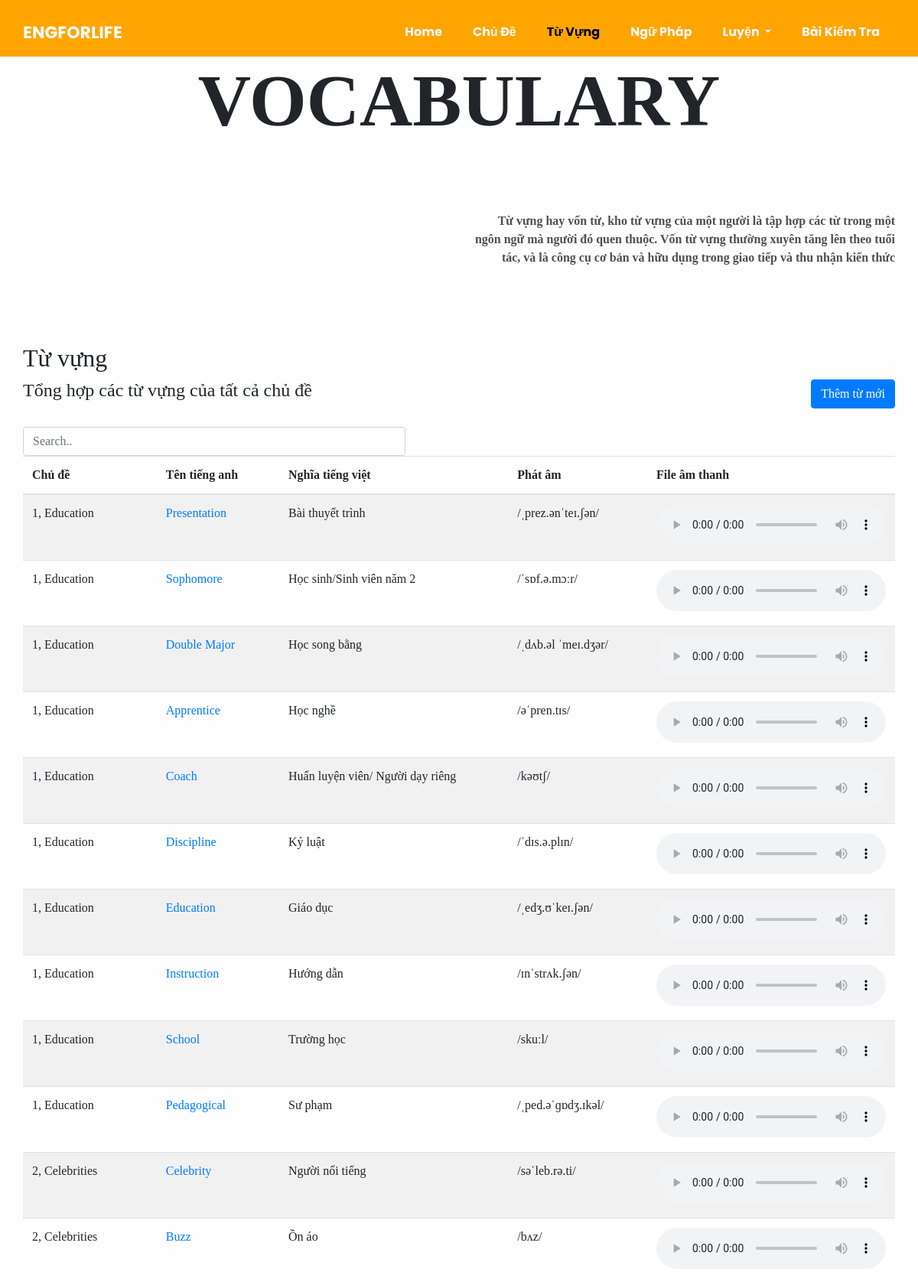
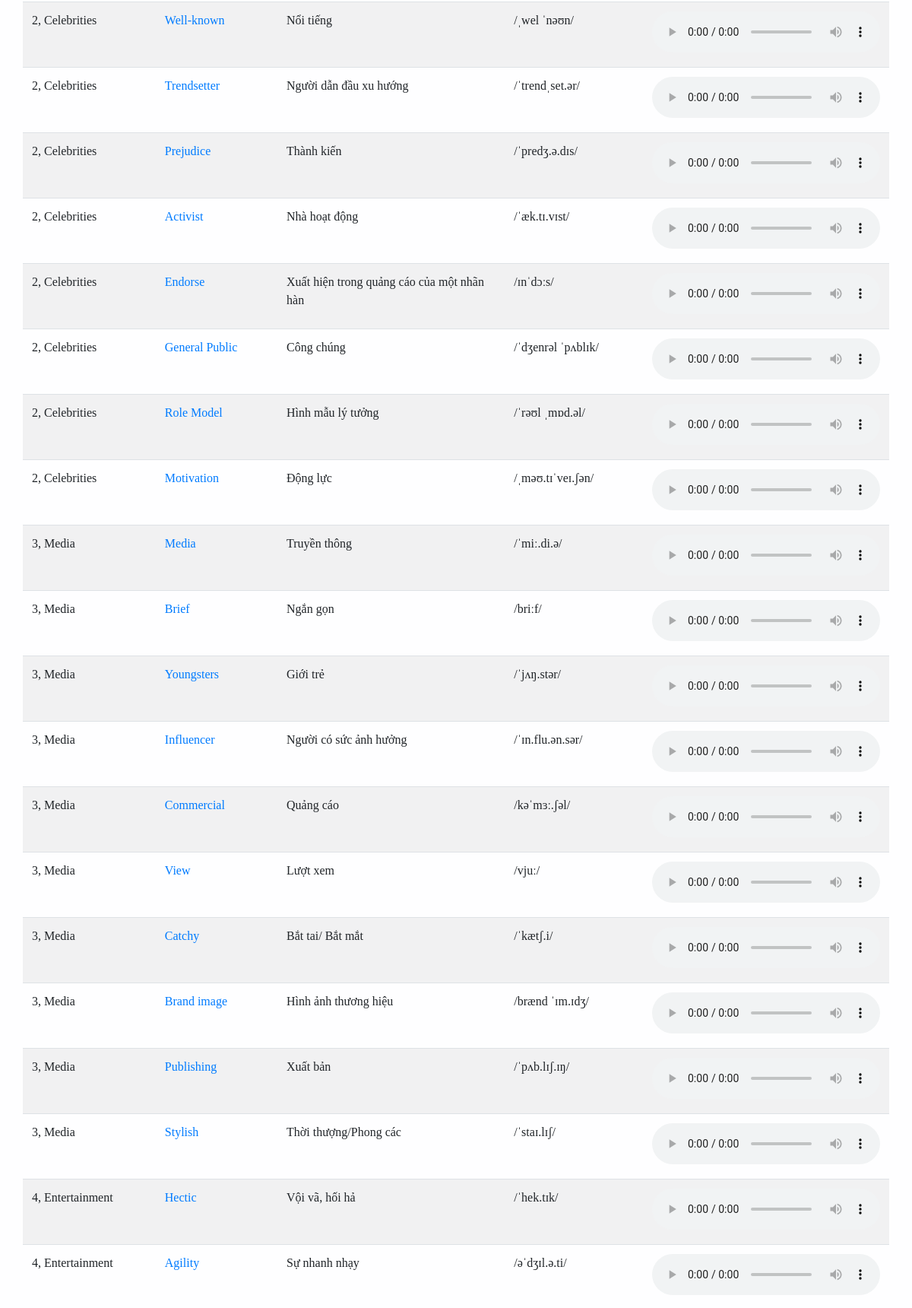
Page /tuvung/ (upper part) on the committed database (2 pictures, top to bottom).
### topic/models.py (models this page shows, shortened)
class NewWords(models.Model):
    Topic = models.ForeignKey(Topic, on_delete=models.CASCADE)
    Sound = models.CharField(max_length=255, blank=True, null=True)
    TenTA = models.CharField(max_length=255, blank=True, null=True)
    NghiaTV = models.CharField(max_length=255, blank=True, null=True)
    PoS = models.ForeignKey(PartOfSpeechs, on_delete=models.CASCADE)
    VdTA = models.CharField(max_length=255, blank=True, null=True)
    VdTV = models.CharField(max_length=255, default=0)
    PhatAm = models.CharField(max_length=255, blank=True, null=True)

class Topic(models.Model):
    Chude= models.CharField(max_length=255, blank=True, null=True)
    Mota = models.CharField(max_length=255, blank=True, null=True)
    def __str__(self):
        return f"{self.id}, {self.Chude}"

### homepage/views.py (the view)
# urls.py: path('tuvung/', views.TuVung.as_view(), name='tuvung'),
class TuVung(View):
    def get(self, request):
        word = NewWords.objects.filter()
        return render(request, 'tuvung.html', {'newword': word})

### templates/tuvung.html (shortened to what this page needs)
{% load static %}
<!DOCTYPE html>
<html>
<head>
  <link rel="stylesheet" type="text/css" href="{% static 'homepage/css/bootstrap.css' %}" />
  <link rel="stylesheet" href="https://maxcdn.bootstrapcdn.com/font-awesome/4.3.0/css/font-awesome.min.css">
  <link href="{% static 'homepage/css/style.css' %}" rel="stylesheet" />
  <link href="{% static 'homepage/css/responsive.css' %}" rel="stylesheet" />
</head>
<body>
  <div class="">
    <header class="header_section" style="background-color: orange;">
      <div class="container">
        <nav class="navbar navbar-expand-lg custom_nav-container ">
          <a class="navbar-brand" href="index.html">
            <span>
              ENGFORLIFE
            </span>
          </a>
          <div class="collapse navbar-collapse" id="navbarSupportedContent">
            <div class="d-flex ml-auto flex-column flex-lg-row align-items-center">
              <ul class="navbar-nav  ">
                <li class="nav-item active">
                  <a class="nav-link" href="http://127.0.0.1:8000/" style="font-weight: bold;"> Home <span class="sr-only">(current)</span></a>
                </li>
                <li class="nav-item ">
                  <a class="nav-link" href="http://127.0.0.1:8000/chude/" style="font-weight: bold;"> Chủ Đề </a>
                </li>
                <li class="nav-item">
                  <a class="nav-link" href="http://127.0.0.1:8000/tuvung/" style="font-weight: bold; color: black;">Từ Vựng</a>
                </li>
                <li class="nav-item">
                  <a class="nav-link" href="http://127.0.0.1:8000/nguphap/" style="font-weight: bold;">Ngữ Pháp</a>
                </li>
                <li class="nav-item dropdown">
                  <a class="nav-link dropdown-toggle" href="#" id="navbardrop" data-toggle="dropdown" style="font-weight: bold;">
                    Luyện
                  </a>
                </li>
                <li class="nav-item">
                  <a class="nav-link" href="#" style="font-weight: bold;"> Bài Kiểm Tra </a>
                </li>
              </ul>
            </div>
        </nav>
      </div>
    </header>
       <h1 class="display-1" style="text-align: center;font-weight: bold; ">VOCABULARY </h1>
<div class="common_style">
<section class="about_section">
      <div class="container">
        <div class="row">
          <div class="col-md-6">
            <div class="about_img-container">
            </div>
          </div>
          <div class="col-md-6">
            <div class="about_detail-box">
              <p>
                Từ vựng hay vốn từ, kho từ vựng của một người là tập hợp các từ trong một ngôn ngữ mà người đó quen thuộc.
                  Vốn từ vựng thường xuyên tăng lên theo tuổi tác,
                  và là công cụ cơ bản và hữu dụng trong giao tiếp và thu nhận kiến thức
              </p>
            </div>
          </div>
        </div>
      </div>
    </section>
</div>
<div class="container">
  <h2>Từ vựng</h2>
        <div style="display: flex;justify-content: space-between">
          <h4>Tổng hợp các từ vựng của tất cả chủ đề</h4>
          <a href="http://127.0.0.1:8000/addnewword/" class="btn btn-primary">Thêm từ mới</a>
        </div>
        <br/>
  <input class="form-control" id="myInput" type="text" placeholder="Search.." style="width: 500px">
  <table class="table table-striped">
    <thead>
      <tr>
          <th>Chủ đề</th>
        <th>Tên tiếng anh</th>
        <th>Nghĩa tiếng việt</th>
        <th>Phát âm</th>
          <th>File âm thanh</th>
      </tr>
    </thead>
    <tbody id="myTable">
    {% for item in newword %}
      <tr>
          <td>{{item.Topic}}</td>
    <td>
      <a href="http://127.0.0.1:8000/chude/education/{{item.id}}"> {{item.TenTA}}  </a>
    </td>
    <td>{{item.NghiaTV}}</td>
    <td>{{item.PhatAm}}</td>
    <td>
      <audio controls>
        <source src="{{item.Sound}}">
      </audio>
    </td>
  </tr>
  {% endfor %}
    </tbody>
  </table>
    </div>
  </div>
</html>

### static/homepage/css/style.css (style rules this page uses)
body { font-family: "Times New Roman", Times, serif; background-color: #fefeff; }
.header_section { padding-top: 10px; font-family: 'Poppins', sans-serif; }
nav.navbar.navbar-expand-lg { padding: 10px 0; }
.custom_nav-container.navbar-expand-lg .navbar-nav .nav-link { padding: 10px 20px; color: #f7f6f7; text-align: center; }
a, a:hover, a:focus { text-decoration: none; }
.btn, .btn:focus { outline: none !important; box-shadow: none; }
.navbar-brand { display: flex; align-items: center; }
.navbar-brand span { font-size: 22px; font-weight: 700; color: #fefefe; }
.custom_nav-container { z-index: 99999; padding: 15px 0; }
.common_style>section { padding: 50px 0; }
.common_style .row { align-items: center; }
.common_style p { font-weight: 600; color: #4e4f50; margin: 30px 0 50px 0; }
.about_section { text-align: right; }

### static/homepage/css/responsive.css (style rules this page uses)
@media (min-width: 1200px) { .container { max-width: 1170px; } }

### rows in the picture
NewWords: Topic "1, Education", TenTA "Presentation", NghiaTV "Bài thuyết trình", PhatAm "/ˌprez.ənˈteɪ.ʃən/"
NewWords: Topic "1, Education", TenTA "Sophomore", NghiaTV "Học sinh/Sinh viên năm 2", PhatAm "/ˈsɒf.ə.mɔːr/"
NewWords: Topic "1, Education", TenTA "Double Major", NghiaTV "Học song bằng", PhatAm "/ˌdʌb.əl ˈmeɪ.dʒər/"
NewWords: Topic "1, Education", TenTA "Apprentice", NghiaTV "Học nghề", PhatAm "/əˈpren.tɪs/"
NewWords: Topic "1, Education", TenTA "Coach", NghiaTV "Huấn luyện viên/ Người dạy riêng", PhatAm "/kəʊtʃ/"
NewWords: Topic "1, Education", TenTA "Discipline", NghiaTV "Kỷ luật", PhatAm "/ˈdɪs.ə.plɪn/"
NewWords: Topic "1, Education", TenTA "Education", NghiaTV "Giáo dục", PhatAm "/ˌedʒ.ʊˈkeɪ.ʃən/"
NewWords: Topic "1, Education", TenTA "Instruction", NghiaTV "Hướng dẫn", PhatAm "/ɪnˈstrʌk.ʃən/"
NewWords: Topic "1, Education", TenTA "School", NghiaTV "Trường học", PhatAm "/skuːl/"
NewWords: Topic "1, Education", TenTA "Pedagogical", NghiaTV "Sư phạm", PhatAm "/ˌped.əˈɡɒdʒ.ɪkəl/"
NewWords: Topic "2, Celebrities", TenTA "Celebrity", NghiaTV "Người nổi tiếng", PhatAm "/səˈleb.rə.ti/"
NewWords: Topic "2, Celebrities", TenTA "Buzz", NghiaTV "Ồn áo", PhatAm "/bʌz/"
NewWords: Topic "2, Celebrities", TenTA "Well-known", NghiaTV "Nổi tiếng", PhatAm "/ˌwel ˈnəʊn/"
NewWords: Topic "2, Celebrities", TenTA "Trendsetter", NghiaTV "Người dẫn đầu xu hướng", PhatAm "/ˈtrendˌset.ər/"
NewWords: Topic "2, Celebrities", TenTA "Prejudice", NghiaTV "Thành kiến", PhatAm "/ˈpredʒ.ə.dɪs/"
NewWords: Topic "2, Celebrities", TenTA "Activist", NghiaTV "Nhà hoạt động", PhatAm "/ˈæk.tɪ.vɪst/"
NewWords: Topic "2, Celebrities", TenTA "Endorse", NghiaTV "Xuất hiện trong quảng cáo của một nhãn hàn", PhatAm "/ɪnˈdɔːs/"
NewWords: Topic "2, Celebrities", TenTA "General Public", NghiaTV "Công chúng", PhatAm "/ˈdʒenrəl ˈpʌblɪk/"
NewWords: Topic "2, Celebrities", TenTA "Role Model", NghiaTV "Hình mẫu lý tưởng", PhatAm "/ˈrəʊl ˌmɒd.əl/"
NewWords: Topic "2, Celebrities", TenTA "Motivation", NghiaTV "Động lực", PhatAm "/ˌməʊ.tɪˈveɪ.ʃən/"
NewWords: Topic "3, Media", TenTA "Media", NghiaTV "Truyền thông", PhatAm "/ˈmiː.di.ə/"
NewWords: Topic "3, Media", TenTA "Brief", NghiaTV "Ngắn gọn", PhatAm "/briːf/"
NewWords: Topic "3, Media", TenTA "Youngsters", NghiaTV "Giới trẻ", PhatAm "/ˈjʌŋ.stər/"
NewWords: Topic "3, Media", TenTA "Influencer", NghiaTV "Người có sức ảnh hưởng", PhatAm "/ˈɪn.flu.ən.sər/"
NewWords: Topic "3, Media", TenTA "Commercial", NghiaTV "Quảng cáo", PhatAm "/kəˈmɜː.ʃəl/"
NewWords: Topic "3, Media", TenTA "View", NghiaTV "Lượt xem", PhatAm "/vjuː/"
NewWords: Topic "3, Media", TenTA "Catchy", NghiaTV "Bắt tai/ Bắt mắt", PhatAm "/ˈkætʃ.i/"
NewWords: Topic "3, Media", TenTA "Brand image", NghiaTV "Hình ảnh thương hiệu", PhatAm "/brænd ˈɪm.ɪdʒ/"
NewWords: Topic "3, Media", TenTA "Publishing", NghiaTV "Xuất bản", PhatAm "/ˈpʌb.lɪʃ.ɪŋ/"
NewWords: Topic "3, Media", TenTA "Stylish", NghiaTV "Thời thượng/Phong các", PhatAm "/ˈstaɪ.lɪʃ/"
NewWords: Topic "4, Entertainment", TenTA "Hectic", NghiaTV "Vội vã, hối hả", PhatAm "/ˈhek.tɪk/"
NewWords: Topic "4, Entertainment", TenTA "Agility", NghiaTV "Sự nhanh nhạy", PhatAm "/əˈdʒɪl.ə.ti/"
